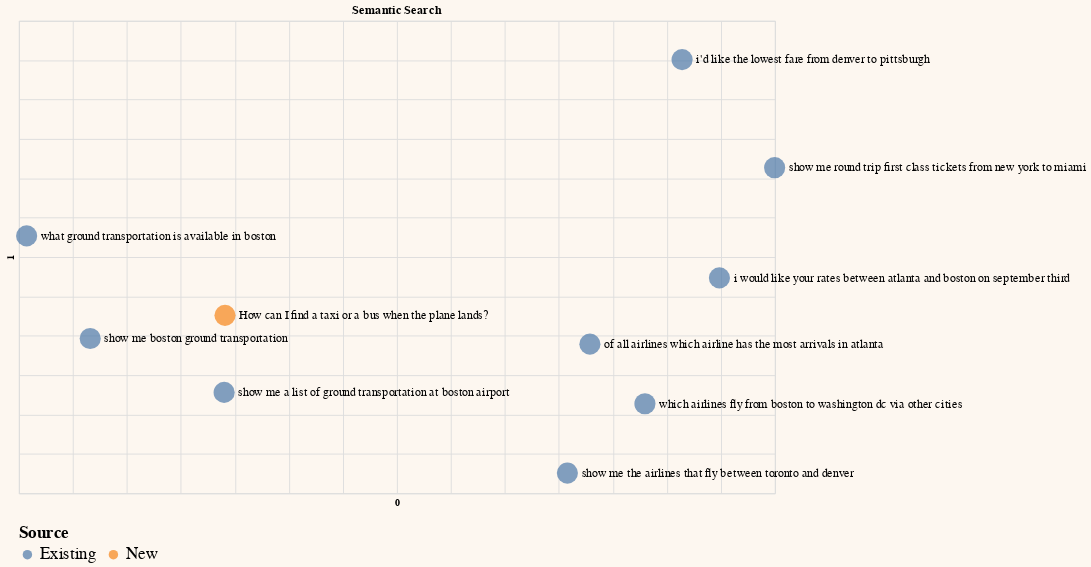

The notebook cell this image was saved under:
### Markdown cell above
We then can plot the query on a 2D scatter plot with the nine documents.

### Code cell
# Create column for representing chart legend
df_sem_pc2['Source'] = 'Existing'
df_sem_pc2.at[len(df_sem_pc2)-1, 'Source'] = "New"

# Plot on a chart
df_sem_pc2.columns = df_sem_pc2.columns.astype(str)
selection = list(range(sample)) + [-1]
generate_chart(df_sem_pc2.iloc[selection],'0','1',color='Source',title='Semantic Search')

### Figure 1 — Vega-Lite specification as saved in the notebook (floating-point values rounded to 4 significant figures; data arrays with more than 128 entries replaced by an {"elided": "..."} marker saying what was removed)
{"config": {"view": {"continuousWidth": 300, "continuousHeight": 300}, "background": "#FDF7F0", "legend": {"labelFontSize": 18, "orient": "bottom", "titleFontSize": 18}}, "layer": [{"mark": {"type": "circle", "size": 500}, "encoding": {"color": {"field": "Source", "type": "nominal"}, "tooltip": [{"field": "query", "type": "nominal"}], "x": {"axis": {"domain": false, "labels": false, "ticks": false}, "field": "0", "scale": {"zero": false}, "type": "quantitative"}, "y": {"axis": {"domain": false, "labels": false, "ticks": false}, "field": "1", "scale": {"zero": false}, "type": "quantitative"}}}, {"mark": {"type": "text", "align": "left", "baseline": "middle", "color": "black", "dx": 15, "size": 13}, "encoding": {"color": {"value": "black"}, "text": {"field": "query", "type": "nominal"}, "tooltip": [{"field": "query", "type": "nominal"}], "x": {"axis": {"domain": false, "labels": false, "ticks": false}, "field": "0", "scale": {"zero": false}, "type": "quantitative"}, "y": {"axis": {"domain": false, "labels": false, "ticks": false}, "field": "1", "scale": {"zero": false}, "type": "quantitative"}}}], "data": {"name": "data-fb7818306ecfd35926fd380f3a57d57e"}, "height": 500, "title": "Semantic Search", "width": 800, "$schema": "https://vega.github.io/schema/vega-lite/v5.15.1.json", "datasets": {"data-fb7818306ecfd35926fd380f3a57d57e": [{"query": " which airlines fly from boston to washington dc via other cities", "query_embeds": {"elided": "1024 float values"}, "0": 0.07967, "1": -0.2363, "Source": "Existing"}, {"query": " show me the airlines that fly between toronto and denver", "query_embeds": {"elided": "1024 float values"}, "0": 0.007851, "1": -0.3244, "Source": "Existing"}, {"query": " show me round trip first class tickets from new york to miami", "query_embeds": {"elided": "1024 float values"}, "0": 0.1998, "1": 0.06349, "Source": "Existing"}, {"query": " i'd like the lowest fare from denver to pittsburgh", "query_embeds": {"elided": "1024 float values"}, "0": 0.1141, "1": 0.2007, "Source": "Existing"}, {"query": " show me a list of ground transportation at boston airport", "query_embeds": {"elided": "1024 float values"}, "0": -0.3099, "1": -0.2219, "Source": "Existing"}, {"query": " show me boston ground transportation", "query_embeds": {"elided": "1024 float values"}, "0": -0.434, "1": -0.1534, "Source": "Existing"}, {"query": " of all airlines which airline has the most arrivals in atlanta", "query_embeds": {"elided": "1024 float values"}, "0": 0.02871, "1": -0.1606, "Source": "Existing"}, {"query": " what ground transportation is available in boston", "query_embeds": {"elided": "1024 float values"}, "0": -0.4928, "1": -0.02316, "Source": "Existing"}, {"query": " i would like your rates between atlanta and boston on september third", "query_embeds": {"elided": "1024 float values"}, "0": 0.1486, "1": -0.07649, "Source": "Existing"}, {"query": "How can I find a taxi or a bus when the plane lands?", "query_embeds": {"elided": "1024 float values"}, "0": -0.3092, "1": -0.1241, "Source": "New"}]}}
